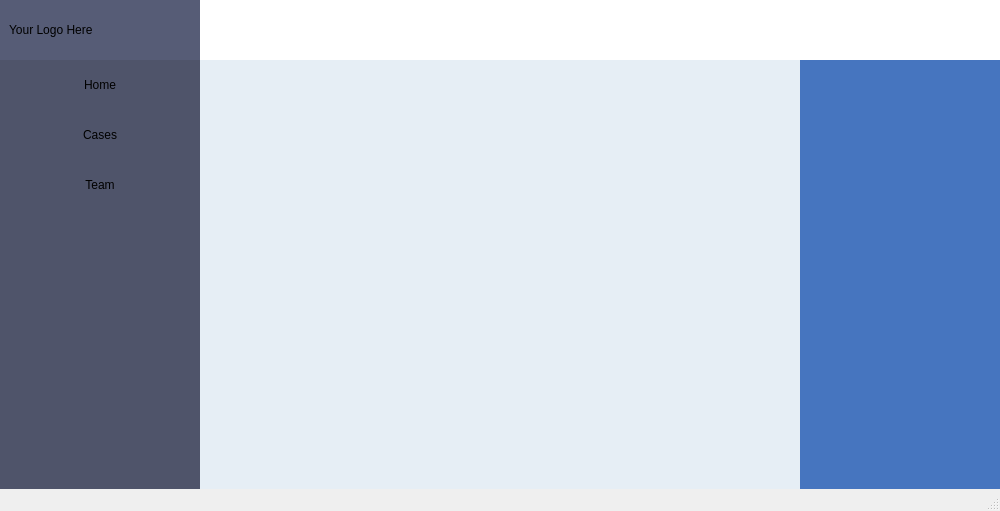
<?xml version="1.0" encoding="UTF-8"?>
<ui version="4.0">
 <class>MainWindow</class>
 <widget class="QMainWindow" name="MainWindow">
  <property name="geometry">
   <rect>
    <x>0</x>
    <y>0</y>
    <width>1000</width>
    <height>511</height>
   </rect>
  </property>
  <property name="minimumSize">
   <size>
    <width>1000</width>
    <height>500</height>
   </size>
  </property>
  <property name="windowTitle">
   <string>MainWindow</string>
  </property>
  <widget class="QWidget" name="centralwidget">
   <layout class="QVBoxLayout" name="verticalLayout">
    <property name="spacing">
     <number>0</number>
    </property>
    <property name="leftMargin">
     <number>0</number>
    </property>
    <property name="topMargin">
     <number>0</number>
    </property>
    <property name="rightMargin">
     <number>0</number>
    </property>
    <property name="bottomMargin">
     <number>0</number>
    </property>
    <item>
     <widget class="QFrame" name="topBar">
      <property name="minimumSize">
       <size>
        <width>0</width>
        <height>60</height>
       </size>
      </property>
      <property name="maximumSize">
       <size>
        <width>16777215</width>
        <height>60</height>
       </size>
      </property>
      <property name="styleSheet">
       <string notr="true">QFrame {
	background-color: rgb(255, 255, 255);
}</string>
      </property>
      <property name="frameShape">
       <enum>QFrame::NoFrame</enum>
      </property>
      <property name="frameShadow">
       <enum>QFrame::Plain</enum>
      </property>
      <property name="lineWidth">
       <number>0</number>
      </property>
      <layout class="QHBoxLayout" name="horizontalLayout_2">
       <property name="spacing">
        <number>0</number>
       </property>
       <property name="leftMargin">
        <number>0</number>
       </property>
       <property name="topMargin">
        <number>0</number>
       </property>
       <property name="rightMargin">
        <number>0</number>
       </property>
       <property name="bottomMargin">
        <number>0</number>
       </property>
       <item>
        <widget class="QFrame" name="logo">
         <property name="minimumSize">
          <size>
           <width>200</width>
           <height>60</height>
          </size>
         </property>
         <property name="maximumSize">
          <size>
           <width>200</width>
           <height>60</height>
          </size>
         </property>
         <property name="styleSheet">
          <string notr="true">QFrame {
	background-color: rgb(86, 92, 118);
}</string>
         </property>
         <property name="frameShape">
          <enum>QFrame::NoFrame</enum>
         </property>
         <property name="frameShadow">
          <enum>QFrame::Plain</enum>
         </property>
         <property name="lineWidth">
          <number>0</number>
         </property>
         <layout class="QHBoxLayout" name="horizontalLayout_3">
          <item>
           <widget class="QLabel" name="label">
            <property name="text">
             <string>Your Logo Here</string>
            </property>
           </widget>
          </item>
         </layout>
        </widget>
       </item>
       <item>
        <widget class="QFrame" name="frame">
         <property name="frameShape">
          <enum>QFrame::NoFrame</enum>
         </property>
         <property name="frameShadow">
          <enum>QFrame::Plain</enum>
         </property>
         <property name="lineWidth">
          <number>0</number>
         </property>
        </widget>
       </item>
      </layout>
     </widget>
    </item>
    <item>
     <widget class="QFrame" name="bottom">
      <property name="frameShape">
       <enum>QFrame::NoFrame</enum>
      </property>
      <property name="frameShadow">
       <enum>QFrame::Raised</enum>
      </property>
      <property name="lineWidth">
       <number>0</number>
      </property>
      <layout class="QHBoxLayout" name="horizontalLayout">
       <property name="spacing">
        <number>0</number>
       </property>
       <property name="leftMargin">
        <number>0</number>
       </property>
       <property name="topMargin">
        <number>0</number>
       </property>
       <property name="rightMargin">
        <number>0</number>
       </property>
       <property name="bottomMargin">
        <number>0</number>
       </property>
       <item>
        <widget class="QFrame" name="navBar">
         <property name="minimumSize">
          <size>
           <width>200</width>
           <height>0</height>
          </size>
         </property>
         <property name="maximumSize">
          <size>
           <width>200</width>
           <height>16777215</height>
          </size>
         </property>
         <property name="styleSheet">
          <string notr="true">QFrame {
	background-color: rgb(79, 84, 106);
}

QPushButton:hover {
    background-color: rgb(224, 255, 0);
}

QPushButton:pressed {
	background-color: rgb(86, 92, 118);
	border-color: rgba(255, 255, 255, 0);
}</string>
         </property>
         <property name="frameShape">
          <enum>QFrame::NoFrame</enum>
         </property>
         <property name="frameShadow">
          <enum>QFrame::Plain</enum>
         </property>
         <property name="lineWidth">
          <number>0</number>
         </property>
         <layout class="QVBoxLayout" name="verticalLayout_2">
          <property name="spacing">
           <number>0</number>
          </property>
          <property name="leftMargin">
           <number>0</number>
          </property>
          <property name="topMargin">
           <number>0</number>
          </property>
          <property name="rightMargin">
           <number>0</number>
          </property>
          <property name="bottomMargin">
           <number>0</number>
          </property>
          <item>
           <widget class="QPushButton" name="pushButton_2">
            <property name="minimumSize">
             <size>
              <width>0</width>
              <height>50</height>
             </size>
            </property>
            <property name="styleSheet">
             <string notr="true"/>
            </property>
            <property name="text">
             <string>Home</string>
            </property>
            <property name="flat">
             <bool>true</bool>
            </property>
           </widget>
          </item>
          <item>
           <widget class="QPushButton" name="pushButton_3">
            <property name="minimumSize">
             <size>
              <width>0</width>
              <height>50</height>
             </size>
            </property>
            <property name="text">
             <string>Cases</string>
            </property>
            <property name="flat">
             <bool>true</bool>
            </property>
           </widget>
          </item>
          <item>
           <widget class="QPushButton" name="pushButton">
            <property name="minimumSize">
             <size>
              <width>0</width>
              <height>50</height>
             </size>
            </property>
            <property name="text">
             <string>Team</string>
            </property>
            <property name="flat">
             <bool>true</bool>
            </property>
           </widget>
          </item>
          <item>
           <spacer name="verticalSpacer">
            <property name="orientation">
             <enum>Qt::Vertical</enum>
            </property>
            <property name="sizeHint" stdset="0">
             <size>
              <width>20</width>
              <height>40</height>
             </size>
            </property>
           </spacer>
          </item>
         </layout>
        </widget>
       </item>
       <item>
        <widget class="QFrame" name="pagesContent">
         <property name="styleSheet">
          <string notr="true">QFrame {
	background-color: rgb(230,238,245);
}</string>
         </property>
         <property name="frameShape">
          <enum>QFrame::NoFrame</enum>
         </property>
         <property name="frameShadow">
          <enum>QFrame::Raised</enum>
         </property>
         <property name="lineWidth">
          <number>0</number>
         </property>
         <layout class="QVBoxLayout" name="verticalLayout_3">
          <item>
           <widget class="QStackedWidget" name="stackedWidget">
            <widget class="QWidget" name="page"/>
            <widget class="QWidget" name="page_2"/>
           </widget>
          </item>
         </layout>
        </widget>
       </item>
       <item>
        <widget class="QFrame" name="extraBar">
         <property name="minimumSize">
          <size>
           <width>200</width>
           <height>0</height>
          </size>
         </property>
         <property name="maximumSize">
          <size>
           <width>200</width>
           <height>16777215</height>
          </size>
         </property>
         <property name="styleSheet">
          <string notr="true">QFrame {
	background-color: rgb(70,117,191);
}</string>
         </property>
         <property name="frameShape">
          <enum>QFrame::NoFrame</enum>
         </property>
         <property name="frameShadow">
          <enum>QFrame::Plain</enum>
         </property>
         <property name="lineWidth">
          <number>0</number>
         </property>
         <layout class="QVBoxLayout" name="verticalLayout_4">
          <item>
           <widget class="QStackedWidget" name="stackedWidget_2">
            <widget class="QWidget" name="page_3"/>
            <widget class="QWidget" name="page_4"/>
           </widget>
          </item>
         </layout>
        </widget>
       </item>
      </layout>
     </widget>
    </item>
   </layout>
  </widget>
  <widget class="QStatusBar" name="statusbar"/>
 </widget>
 <resources/>
 <connections/>
</ui>
